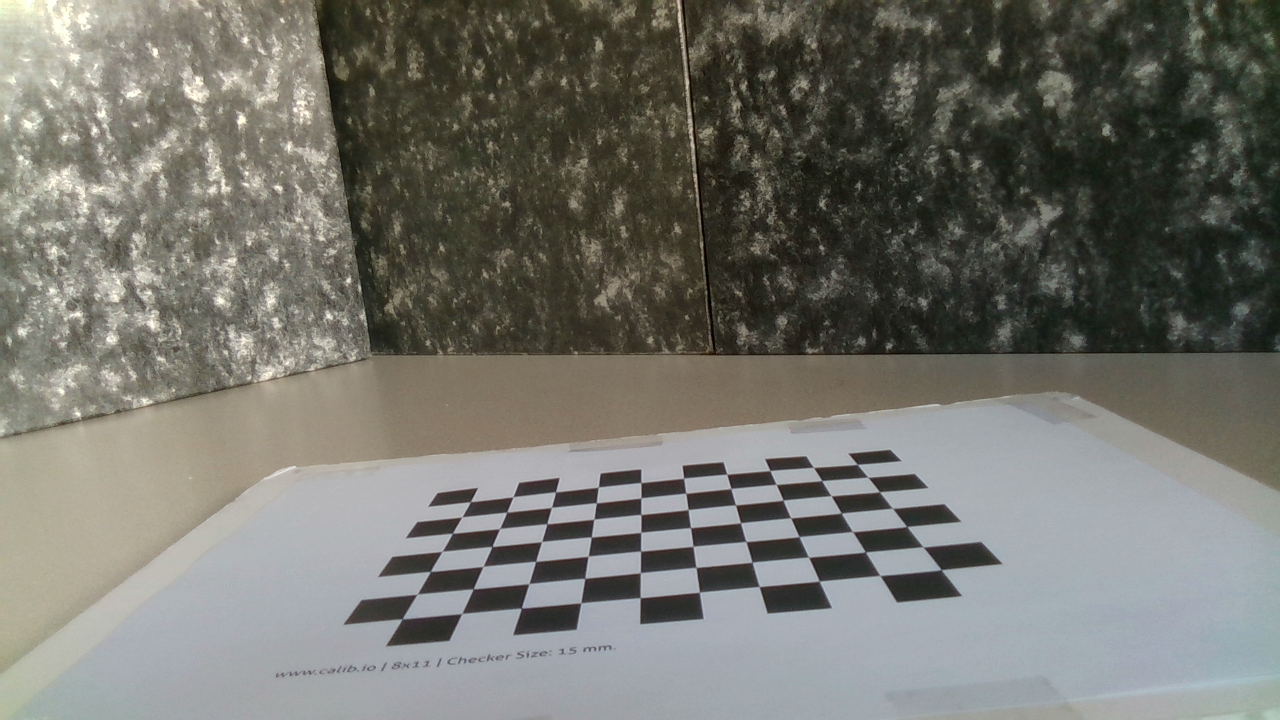
#> input picture Practica 03/Imatges/Calibracio/Patro01.png, 1280 x 720 px, given as the content of the folder Imatges/Cas1, which was not available; the run also reads 1 picture not shown here
$ jupyter execute --allow-errors practica03.ipynb   (text cells are left out)
#> lines starting #> are read from the running program, lines starting #| are printed output that depends on the picture; pictures that were not available may be replaced by others from this repository, and a replacement may not be noted
[cell 1]
import numpy as np
import pandas as pd
import cv2
import os
import matplotlib.pyplot as plt
import seaborn as sns
from sklearn.cluster import KMeans

path_calib = ['Imatges/Calibracio/'+ x for x in os.listdir('Imatges/Calibracio')]
path_cas1 = ['Imatges/Cas1/' + x for x in os.listdir('Imatges/Cas1')]
path_cas2 = ['Imatges/Cas2/' + x for x in os.listdir('Imatges/Cas2')]

[cell 2]
### Funcions per fer homografia i coordenades món

def find_chess_board(img, squares = (10,7)):
    retval, corners = cv2.findChessboardCorners(img, squares, flags = cv2.CALIB_CB_NORMALIZE_IMAGE)
    if not retval:
        raise Exception('Corners no trobats')
    criteria = (cv2.TERM_CRITERIA_EPS + cv2.TERM_CRITERIA_MAX_ITER, 30, 0.001)
    corners2 = cv2.cornerSubPix(img,corners, (11,11), (-1,-1), criteria)
    im = cv2.drawChessboardCorners(img, squares, corners2, retval)
    return corners2, im


def real_coords(corners,  squares = (10,7)):
    x_p = [(30*9*0.75) + 30 * n for n in range(squares[0])]
    y_p = [(30*6*0.75) + 30 * n for n in range(squares[1])]
    m = np.zeros((corners.shape[0],  3))
    c = 0
    for y in y_p:
        for x in x_p:
            m[c] = np.array([x,y,0])
            c+=1
    return m.astype(np.float32)

def homography_matrix(corners, squares = (10,7)):

    ## Estructura per taula amb les característiques del enunciat
    m = real_coords(corners)
    h ,status = cv2.findHomography(corners,m)

    return h

# [12 lines left out: function ms_hoography_matrix, not called in this run]

def prespecitve(h, img):
    return cv2.warpPerspective(img, h, (675,450))


def read_gray(path):
    pattern = cv2.imread(path)
    pattern_gray =  cv2.cvtColor(pattern, cv2.COLOR_BGR2GRAY)
    return pattern_gray

def plot_org_top(im1,im2):
    fig, (ax0, ax1) = plt.subplots(1,2, figsize = (20,20))
    ax0.title.set_text('Original')
    ax0.imshow(im1, cmap = 'gray')
    ax1.title.set_text('cv2 homography')
    ax1.imshow(im2, cmap = 'gray')

# [29 lines left out: functions canny_filter, find_coin, not called in this run]
    # Show result for testing

[cell 3]
patro1 = cv2.imread(path_cas1[0])
#> patro1 is the input picture: shape (720, 1280, 3); mean B, G, R 108.6, 115.6, 115.8
patro1_gray = read_gray(path_cas1[0])
#> (the rest of this cell did not finish here and is left out)

[cell 4]
corners1, im1 = find_chess_board(patro1_gray, (10,7))
#> in find_chess_board, `retval, corners = cv2.findChessboardCorners(img, squares, flags = cv2...`: retval = True; corners = 70 rows, first 8: [470.4, 501.5], [512.8, 496.9], [555.4, 491.9], [598.2, 486.8], [641.1, 482.7], [683.7, 478.2], [726.9, 474.3], [770.3, 470.6]
#> in find_chess_board, `corners2 = cv2.cornerSubPix(img,corners, (11,11), (-1,-1), criteria)`: corners2 = 70 rows, first 8: [470.5, 501.5], [513, 496.7], [555.6, 491.8], [598.3, 487.2], [640.9, 482.5], [683.6, 478.2], [726.7, 473.5], [768.2, 467]
#> corners1 has the same summary as corners2 in find_chess_board
plt.figure(figsize = (10,10))
plt.imshow(im1, cmap = 'gray')

[cell 5]
h1 = homography_matrix(corners1, (10,7))
#> in homography_matrix, `m = real_coords(corners)`: m = 70 rows, first 8: [202.5, 135, 0], [232.5, 135, 0], [262.5, 135, 0], [292.5, 135, 0], [322.5, 135, 0], [352.5, 135, 0], [382.5, 135, 0], [412.5, 135, 0]
#> in homography_matrix, `h ,status = cv2.findHomography(corners,m)`: h = [[-0.999, -1.28, 869.4], [-0.326, -3.15, 1568.6], [-0.000471, -0.00395, 1]]; status = 70 values, max 1 at index 0, min 0 at index 7, mean 0.943
#> h1 has the same summary as h in homography_matrix
top1 = prespecitve(h1, patro1)
#> in prespecitve, `return cv2.warpPerspective(img, h, (675,450))`:
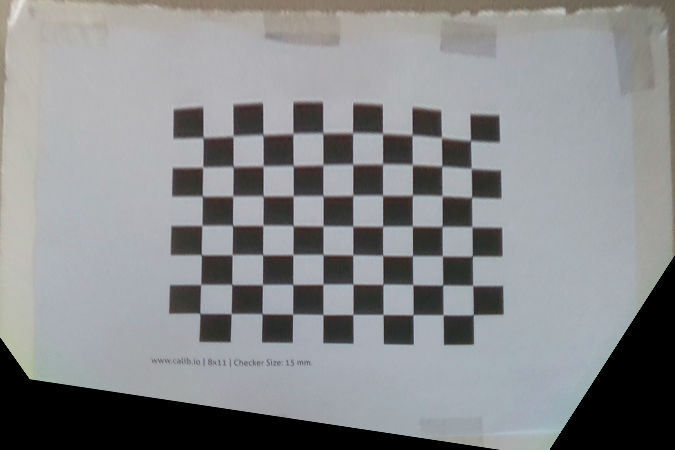
#> returned value: shape (450, 675, 3); mean of channels 0, 1, 2 139.9, 138.1, 136.7; drawn as B, G, R
plot_org_top(patro1_gray, top1)
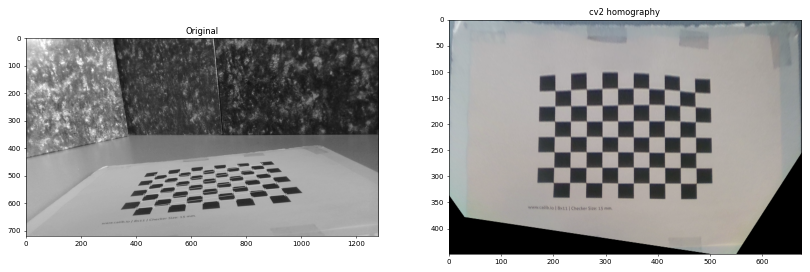
#> figure drawn by matplotlib, 2 panels; B, G, R data is drawn as R, G, B

#> (a cell that did not finish here is left out)

#> (a cell that did not finish here is left out)

#> (a cell that did not finish here is left out)

[cell 9]
patro2 = cv2.imread(path_cas2[0])
patro2_gray = read_gray(path_cas2[0])
#> (the rest of this cell did not finish here and is left out)

[cell 10]
corners2, im2 = find_chess_board(patro2_gray, (10,7))
plt.figure(figsize = (10,10))
plt.imshow(im2, cmap = 'gray')

[cell 11]
h2 = homography_matrix(corners2, (10,7))
#> h2 has the same summary as h in homography_matrix
top2 = prespecitve(h2, patro2)
plot_org_top(patro2_gray, top2)

#> (a cell that did not finish here is left out)

#> (a cell that did not finish here is left out)

#> (a cell that did not finish here is left out)

[cell 15]
## Funcions per calibrar càmera

def calibration_points(path,  squares = (10,7)):


    # Arrays to store object points and image points from all the images.
#> called with squares = (10, 7)
    objpoints = [] # 3d point in real world space
    imgpoints = [] # 2d points in image plane.
    cf = 0
    cfn = 0

    objp = np.zeros((10*7,3), np.float32)
    objp[:,:2] = np.mgrid[0:10,0:7].T.reshape(-1,2) * 30

    for image in path:
        img = cv2.imread(image)
        gray = cv2.cvtColor(img, cv2.COLOR_BGR2GRAY)
        try:
            corners, im = find_chess_board(gray, squares)
#> corners has the same summary as corners2 in find_chess_board
            corners = corners.reshape((corners.shape[0], corners.shape[2])).astype(np.float32)
#> corners = 70 pairs, first value 402.2 to 941.2, second value 460.3 to 618.9
            objpoints.append(objp)
            imgpoints.append(corners)
            cf += 1

        except Exception:
            cfn += 1
#> pass 2 of the loop in calibration_points, `for image in path:`:
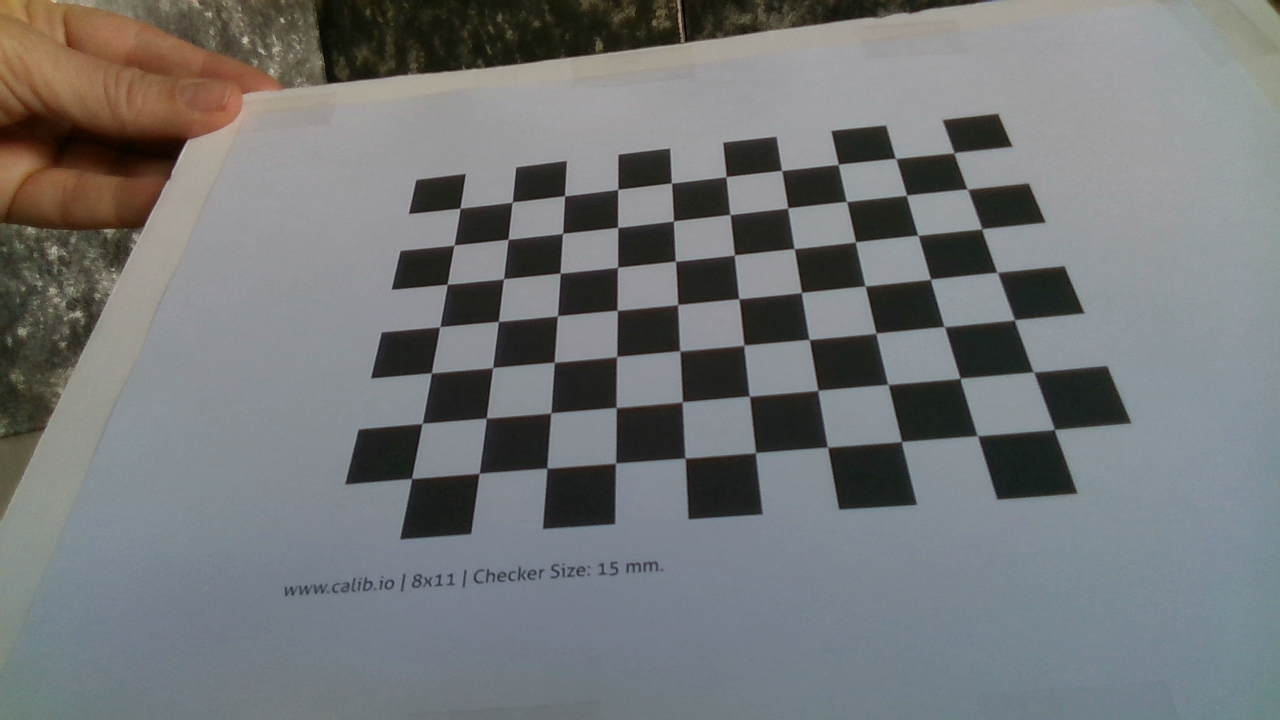
#> input picture Practica 03/Imatges/Calibracio/Patro02.png, 1280 x 720 px
#> in calibration_points, img is the input picture: shape (720, 1280, 3); mean B, G, R 119.3, 118.4, 116
#> in calibration_points, `gray = cv2.cvtColor(img, cv2.COLOR_BGR2GRAY)`:
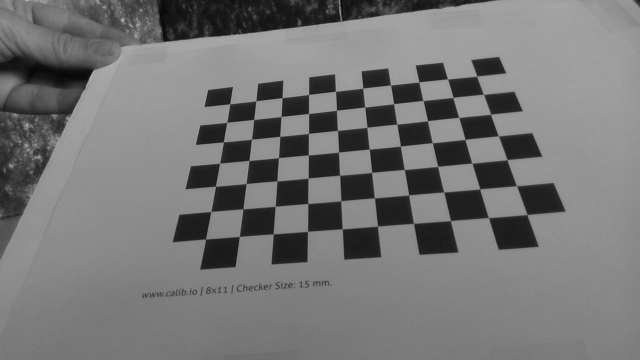
#> gray: shape (720, 1280) (shown at 1/2 size); min 2, max 193, mean 117.8
#> in find_chess_board (call 4), `retval, corners = cv2.findChessboardCorners(img, squares, flags = cv2...`: corners = 70 rows, first 8: [460.1, 208], [512, 201.9], [564.6, 195.7], [617.8, 189.2], [671.5, 182.9], [726.1, 176.8], [781.7, 170.3], [838, 164.3]
#> in find_chess_board (call 4), `corners2 = cv2.cornerSubPix(img,corners, (11,11), (-1,-1), criteria)`: corners2 = 70 rows, first 8: [460.1, 208.1], [512.2, 202], [564.5, 195.7], [617.7, 189.4], [671.4, 183], [726.1, 176.6], [781.6, 170.4], [838.3, 164.3]
#> in find_chess_board (call 4), `im = cv2.drawChessboardCorners(img, squares, corners2, retval)`:
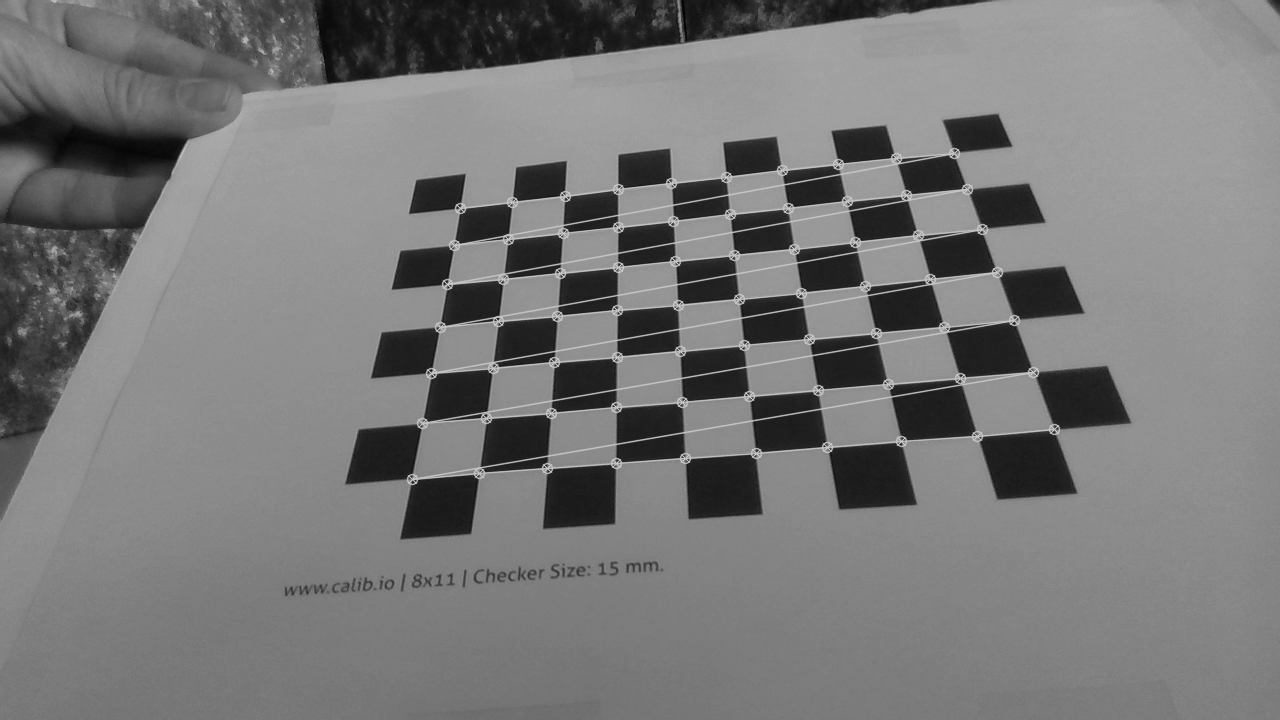
#> im: shape (720, 1280); min 2, max 200, mean 119.3
#> in calibration_points, `corners, im = find_chess_board(gray, squares)`: corners has the same summary as corners2 in find_chess_board
#> in calibration_points, `corners = corners.reshape((corners.shape[0], corners.shape[2])).astype..`: corners = 70 pairs, first value 411.5 to 1054.3, second value 152.8 to 478.5


    print(f'{len(path)} images where used for calibration: in {cf} images the chessboard was found and in {cfn} image(s) the chess board was not found and omitted.')
    ret, mtx, dist, rvecs, tvecs = cv2.calibrateCamera(objpoints, imgpoints, gray.shape[::-1], None, None)
    mean_error = 0
    for i in range(len(objpoints)):
        imgpoints2, _ = cv2.projectPoints(objpoints[i], rvecs[i], tvecs[i], mtx, dist)
        w = imgpoints2.shape
        error = cv2.norm(imgpoints[i].astype(np.float32), imgpoints2.reshape((w[0], w[2])).astype(np.float32), cv2.NORM_L2)/len(imgpoints2)
        mean_error += error
    print( "Total error: {}".format(mean_error/len(objpoints)) )
    return ret, mtx, dist, rvecs, tvecs

def undistort_image(img, mtx, dist):
    h,  w = img.shape[:2]
    newcameramtx, roi = cv2.getOptimalNewCameraMatrix(mtx, dist, (w,h), 1, (w,h))
    dst = cv2.undistort(img, mtx, dist, None, newcameramtx)
    # crop the image
    x, y, w, h = roi
    dst = dst[y:y+h, x:x+w]
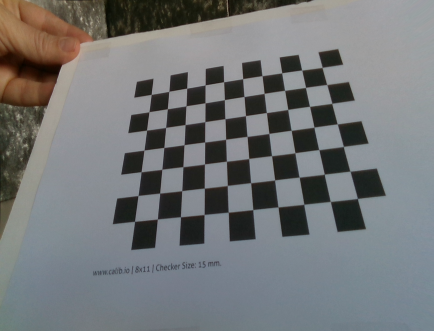
#> dst: shape (662, 867, 3) (shown at 1/2 size); mean B, G, R 119.6, 118.4, 116.1
    return dst

[cell 16]
ret, mtx, dist, rvecs, tvecs = calibration_points(path_calib, (10,7))

[cell 17]
img = cv2.imread(path_calib[1])
i = undistort_image(img, mtx, dist)
plot_org_top(img, i)

[cell 18]
## Funcions per fer prespectiva i dibuix 3d

def draw_axis(img, corners, imgpts):

    corner = tuple(corners[0].ravel())
    img = cv2.line(img, tuple(map(np.uint32, corner)), tuple(map(np.uint32, imgpts[0].ravel())), (255,0,0), 5)
    img = cv2.line(img, tuple(map(np.uint32,corner)), tuple(map(np.uint32, imgpts[1].ravel())), (0,255,0), 5)
    img = cv2.line(img, tuple(map(np.uint32,corner)), tuple(map(np.uint32, imgpts[2].ravel())), (0,0,255), 5)
    return img


def solve_pnp(img,  mtx, dist, squares = (10,7)):

    axis = np.float32([[3*30,0,0], [0,3*30,0], [0,0,-3*30]]).reshape(-1,3)
    gray = cv2.cvtColor(img, cv2.COLOR_BGR2GRAY)

    objp = np.zeros((10*7,3), np.float32)
    objp[:,:2] = np.mgrid[0:10,0:7].T.reshape(-1,2) * 30

    try:
        corners, im = find_chess_board(gray, squares)
        corners = corners.reshape((corners.shape[0], corners.shape[2])).astype(np.float32)
        ret,rvecs, tvecs = cv2.solvePnP(objp, corners, mtx, dist)
        imgpts, jac = cv2.projectPoints(axis, rvecs, tvecs, mtx, dist)
        img = draw_axis(img,corners,imgpts)

    except Exception:
        print('chessboard not found')

    return img


# [36 lines left out: functions draw_radious, circles_pnp, not called in this run]

[cell 19]
img = cv2.imread(path_calib[3])
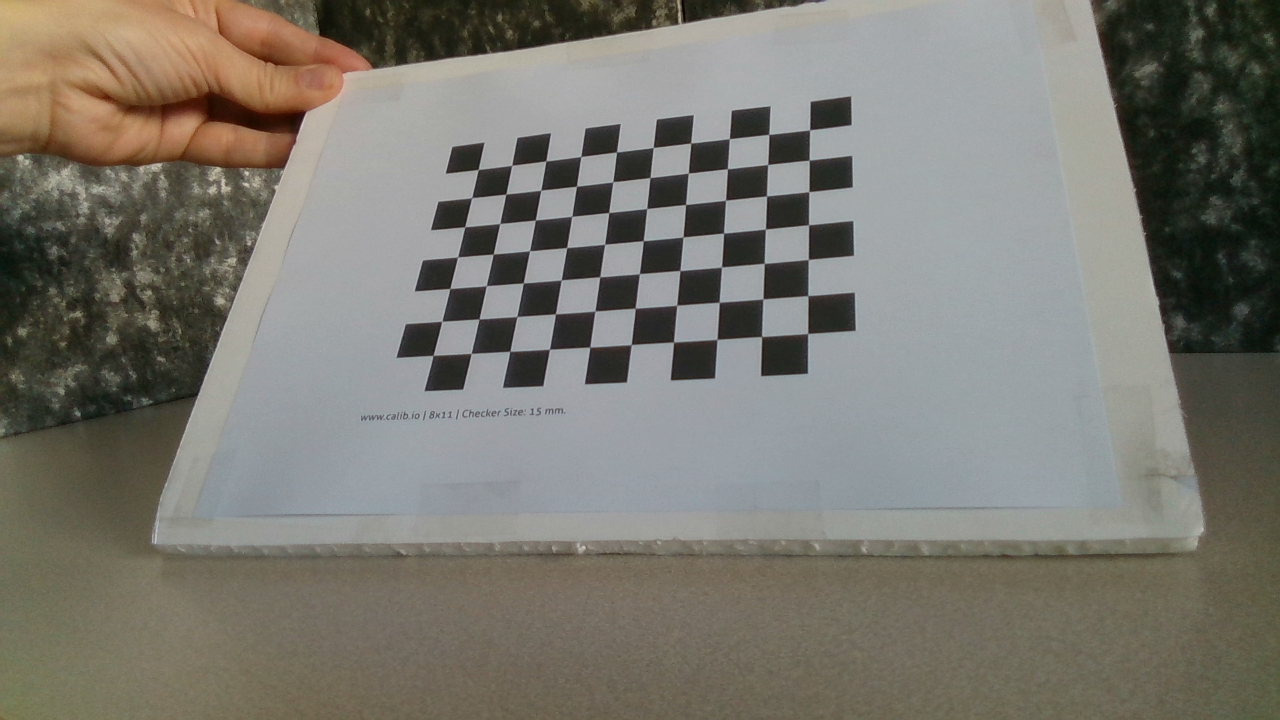
#> input picture Practica 03/Imatges/Calibracio/Patro04.png, 1280 x 720 px
#> img is the input picture: shape (720, 1280, 3); mean B, G, R 111.8, 119.9, 122.2
i = solve_pnp(img, mtx, dist, (10,7))
#> in find_chess_board (call 7), `retval, corners = cv2.findChessboardCorners(img, squares, flags = cv2...`: corners = 70 rows, first 8: [478.5, 169.3], [512, 165.2], [546.1, 160.5], [580.8, 156.5], [616.6, 152], [653.1, 147.7], [690.7, 143], [729, 138.9]
#> in find_chess_board (call 7), `corners2 = cv2.cornerSubPix(img,corners, (11,11), (-1,-1), criteria)`: corners2 = 70 rows, first 8: [478.1, 169.5], [511.6, 165.4], [545.8, 160.9], [580.8, 156.5], [616.5, 152], [653.2, 147.5], [690.7, 143], [729.3, 138.7]
#> in solve_pnp, `corners, im = find_chess_board(gray, squares)`: corners has the same summary as corners2 in find_chess_board
#> in draw_axis, `img = cv2.line(img, tuple(map(np.uint32,corner)), tuple(map(np.uint32,..`:
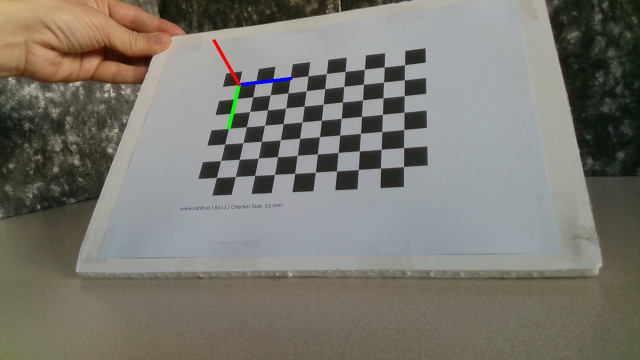
#> img: shape (720, 1280, 3) (shown at 1/2 size); mean B, G, R 111.7, 119.9, 122.1
f = plt.figure(figsize=(7,7))
plt.imshow(i)
